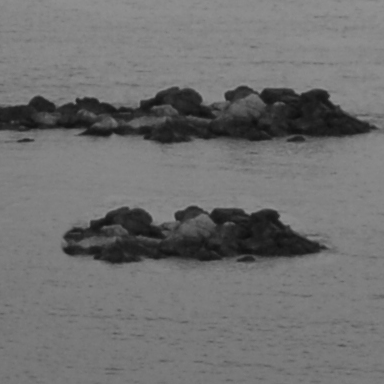
#> input picture Immagini/mare.png, 384 x 384 px, found by its file name
$ python Es_3_2_5.py
#> lines starting #> are read from the running program, lines starting #| are printed output that depends on the picture; after the words box and inside, x2 and y2 are one past the last pixel; in counts of white or black regions, pixels touching at a corner belong together
# -*- coding: utf-8 -*-
"""
Created on Wed Apr  9 19:51:33 2025

@author: david
"""


import sys
sys.path.append("../Librerie")
import numpy as np # importa Numpy
import matplotlib.pyplot as plt # importa Matplotlib
import scipy.ndimage as ndi # importa Scipy per le immagini
import skimage.io as io # importa il modulo Input/Output di SK-Image
import scipy.ndimage as ndi
import mylib as ml
from skimage.transform import warp

# Immagini contraffatte. Nell’immagine mare.png una parte della scogliera `e stata duplicata. Si vuole individuare
# la regione copiata calcolando il secondo picco dell’autocorrelazione dell’immagine. Per ottenere
# Rx(l, k), la la funzione di autocorrelazione dell’immagine x(m, n), calcolate la trasformata di Fourier
# F[x(m, n)] = X(μ, ν), prendete il modulo quadro, e infine effettuate l’antitrasformata (per ridurre la
# complessit`a non considerate zero-padding)

#Visualizzo Immagine input
x = io.imread('../immagini/mare.png')
#> x is the input picture: shape (384, 384); min 14, max 146, mean 111.8

plt.imshow(x,clim=None,cmap='gray')
plt.title('Immagine input')

#PUNTO 1
# Visualizzate (usando il comando mesh) la funzione di autocorrelazione, usando opportunamente il
# comando fftshift per avere il picco al centro dell’immagine. Le coordinate spaziali andranno
# cos`ı da −N/2 ad N/2 − 1, con N numero di righe/colonne. Sul grafico sar`a possibile notare un
# secondo picco lontano dall’origine.
X = np.fft.fft2(x)

Rx = np.real(np.fft.ifft2( np.abs(X)**2 )) #Calcolo Rxx
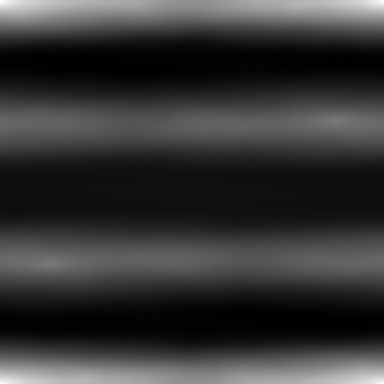
#> Rx: shape (384, 384) float64; min 1.8e+09, max 1.99e+09, mean 1.84e+09; drawn with min black and max white
Rx = np.fft.fftshift(Rx) #Allineo Rxx sullo 0
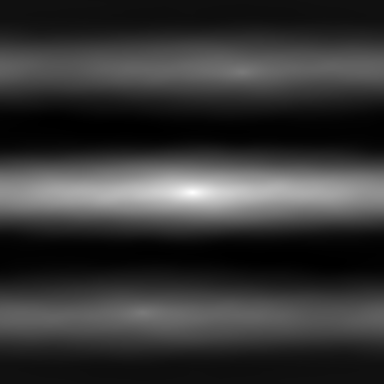
#> Rx: shape (384, 384) float64; min 1.8e+09, max 1.99e+09, mean 1.84e+09; drawn with min black and max white

#Sistemo coordinate spaziali
Nr,Nc= Rx.shape
#> Nr = 384; Nc = 384
n = np.arange(Nc) - Nc/2
#> n = 384 values from -192 to 191
m = np.arange(Nr) - Nr/2
#> m = 384 values from -192 to 191
n,m = np.meshgrid(n,m)


plt.subplot(2,2,2)
plt.imshow(Rx, clim=None, cmap='jet', extent = (- Nc/2, Nc/2-1, Nr/2-1, - Nr/2))
plt.colorbar()
plt.title('autocorrelazione')

fig, ax = plt.subplots(num=2, subplot_kw={"projection": "3d"}) # 3d plot
ax.plot_surface(n,m,Rx, cmap='jet')
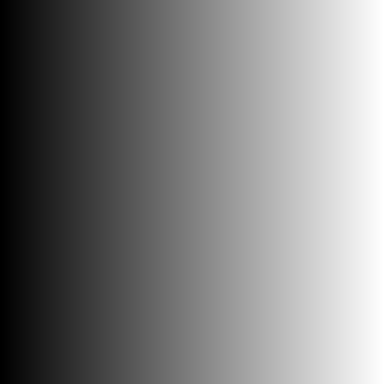
#> n: shape (384, 384) float64; min -192, max 191, mean -0.5; drawn with min black and max white

#PUNTO 2 Individuazione picchi
# Per individuare i picchi, prendete per ogni punto una finestra 5 × 5 e marcate il punto come picco
# solo se `e il massimo nella finestra. Il secondo di tali picchi `e quello cercato.
L = ndi.generic_filter(Rx, np.max, (5,5))== Rx #restituisce mappa dei massimi locali
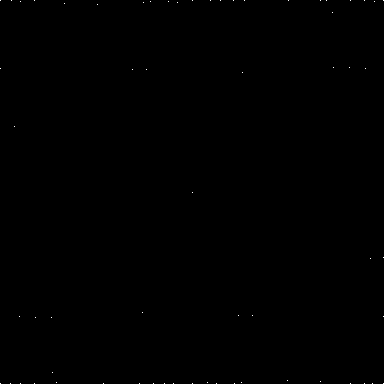
#> L: shape (384, 384) bool; 0.04% white in thin lines or dots
p = np.sort(Rx[L]) #ordina i max locali
#> p = 63 values from 1.8e+09 to 1.99e+09
mappa = L & ( Rx == p[-2] )
#> mappa: shape (384, 384) bool; 0% white in thin lines or dots, all inside (x1, y1, x2, y2) = (142, 72, 243, 313)

#Coordinate del picco di interesse
tn = n[mappa]
#> tn = [50, -50]
tm = m[mappa]
#> tm = [-120, 120]
print(tn[0],tm[0])
#| 50.0 -120.0

#PUNTO 3
# A questo punto, note le coordinate (m0, n0) del secondo picco, calcolate la differenza fra l’immagine
# di partenza e quella traslata di tali coordinate e marcate i punti per cui tale differenza `e nulla.
# Nell’immagine risultante sar`a chiaramente visibile la regione duplicata.

#definisco matrice di traslazione
A = np.array([[1,0, tn[0]], [0, 1, tm[0]], [0, 0, 1]])
#> A = [[1, 0, 50], [0, 1, -120], [0, 0, 1]]
y = warp(x,A) *255
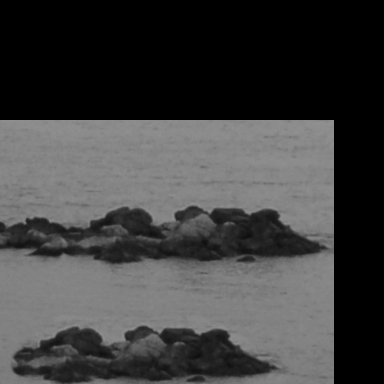
#> y: shape (384, 384) float64; min 0, max 146, mean 64

mask = (x==y)
#> mask: shape (384, 384) bool; 10% white; 737 white regions (736 under 20 px), largest, box (x1, y1, x2, y2) and area: (64, 188, 334, 275) 13462

plt.figure(3)
plt.subplot(2,2,3)
plt.imshow(y, clim=[0,1], cmap='gray')
plt.title('immagine traslata')
plt.subplot(2,2,4)
plt.imshow(mask, clim=[0,1], cmap='gray')
plt.title('mask')
plt.tight_layout()
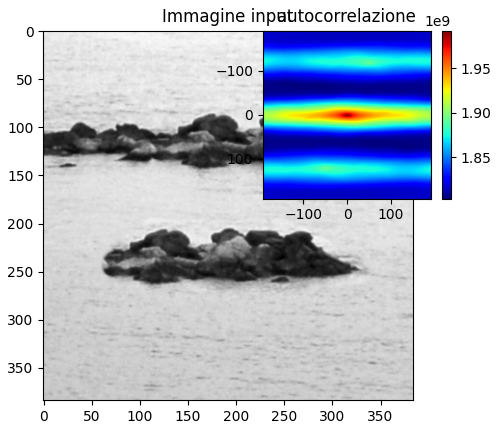
#> figure drawn by matplotlib, 3 panels
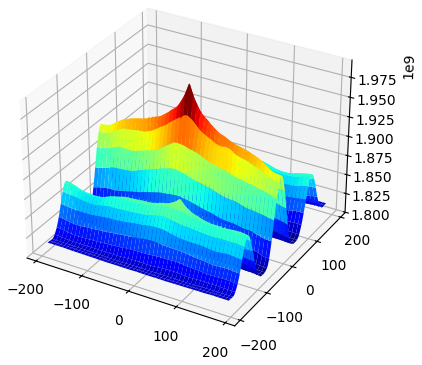
#> figure drawn by matplotlib, 1 panel
